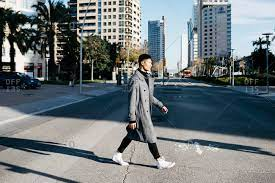
#> input picture Example-1.jpg, 275 x 183 px
$ python human_counter_machine.py --image Example-1.jpg
#> lines starting #> are read from the running program, lines starting #| are printed output that depends on the picture; after the words box and inside, x2 and y2 are one past the last pixel; in counts of white or black regions, pixels touching at a corner belong together
import cv2
import imutils
from imutils.object_detection import non_max_suppression
import numpy as np
import argparse


# Initialize the HOG descriptor/people detector
HOGCV = cv2.HOGDescriptor()
HOGCV.setSVMDetector(cv2.HOGDescriptor_getDefaultPeopleDetector())

def MainDetector(image):
    (rects, weights) = HOGCV.detectMultiScale(image, winStride=(4, 4),padding=(7, 7), scale=1.05)
    # Converting image parts(x,y,w,h) into numpy array
    rects = np.array([[x, y, x + w, y + h] for (x, y, w, h) in rects])
    # Applies non-max supression from imutils package to kick-off overlapped boxes
    result = non_max_suppression(rects, probs=None, overlapThresh=0.65)
    return result


# Giving the arguments function (in this func we just set an image argument)
def ArgParser():
    ap = argparse.ArgumentParser()
    ap.add_argument("-i", "--image", default=None, help="path to image test file directory")
    args = vars(ap.parse_args())
    return args


# Detector, Counter and Rectangle drawer function
def People_Detector_Counter(image_path):
#> called with image_path = 'Example-1.jpg'
    result = []
    # Read image and resize it
    image = cv2.imread(image_path)
#> image is the input picture: shape (183, 275, 3); mean B, G, R 121.5, 118.4, 110.2
    image = imutils.resize(image, width=min(400, image.shape[1]))
    clone = image.copy()
    if len(image) <= 0:
        print("[ERROR] Could not read your local image")
        return result
    print("[INFO] Detecting people")
    result = MainDetector(image)
#> in MainDetector, `(rects, weights) = HOGCV.detectMultiScale(image, winStride=(4, 4),padd..`: rects = [[108, 38, 72, 144]]; weights = [1.06]
#> in MainDetector, `rects = np.array([[x, y, x + w, y + h] for (x, y, w, h) in rects])`: rects = [[108, 38, 180, 182]]
#> result = [[108, 38, 180, 182]]

    # Drawing rectangle around the people and count them with a loop
    counter = 0
    for (xA, yA, xB, yB) in result:
        cv2.rectangle(image, (xA, yA), (xB, yB), (0, 255, 0), 2)
        counter += 1
#> this loop made 1 pass
#> (xA, yA, xB, yB, counter) on pass 1: (108, 38, 180, 182, 1)
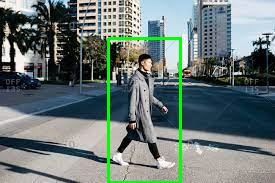
#> image: shape (183, 275, 3); 2.42% of pixels changed, all inside (x1, y1, x2, y2) = (107, 37, 182, 183)
#> after the loop, counter = 1

    print(f"[INFO] People Count : {counter}")
#| [INFO] People Count : 1
    cv2.imshow("result", image)
    cv2.waitKey(0)
    cv2.destroyAllWindows()

    # Saving the result image after the drawing rectangles
    cv2.imwrite("result.png", np.hstack((clone, image)))
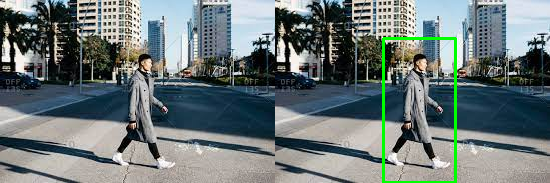
#> saved as result.png: shape (183, 550, 3); mean B, G, R 119.8, 119.9, 108.7
    return (result, image)


# Giving the image path then check it
def Check_Save(args):
    image_path = args["image"]

    if image_path != None:
        print("[INFO] Attempting to read image")
        (result, image) = People_Detector_Counter(image_path)
#> result = [[108, 38, 180, 182]]
        print("[INFO] Saving result image")


def main():
    args = ArgParser()
    Check_Save(args)


if __name__ == '__main__':
    main()

$ run again, on Example-3.png
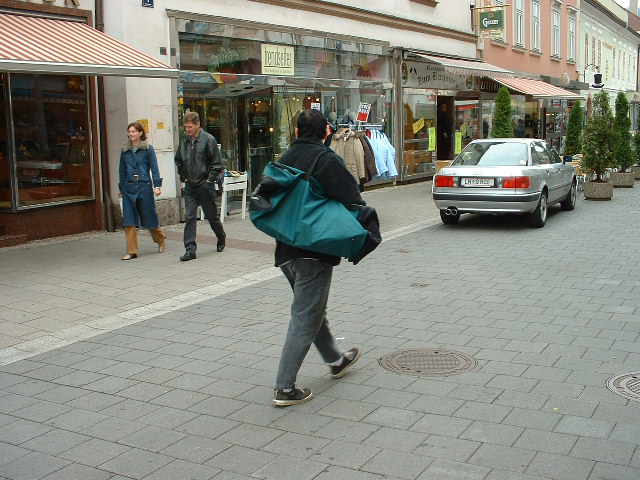
#> input picture Example-3.png, 640 x 480 px
#> in People_Detector_Counter, image is the input picture: shape (480, 640, 3); mean B, G, R 126, 135.7, 134.2
#> in MainDetector, `(rects, weights) = HOGCV.detectMultiScale(image, winStride=(4, 4),padd..`: rects = [[89, 46, 71, 142], [51, 58, 69, 139], [138, 39, 119, 238]]; weights = [1.93, 1.16, 1.75]
#> in MainDetector, `rects = np.array([[x, y, x + w, y + h] for (x, y, w, h) in rects])`: rects = [[89, 46, 160, 188], [51, 58, 120, 197], [138, 39, 257, 277]]
#> in MainDetector, `result = non_max_suppression(rects, probs=None, overlapThresh=0.65)`: result = [[138, 39, 257, 277], [51, 58, 120, 197], [89, 46, 160, 188]]
#> the loop in People_Detector_Counter, `for (xA, yA, xB, yB) in result:` made 3 passes
#> after the loop in People_Detector_Counter, `for (xA, yA, xB, yB) in result:`:
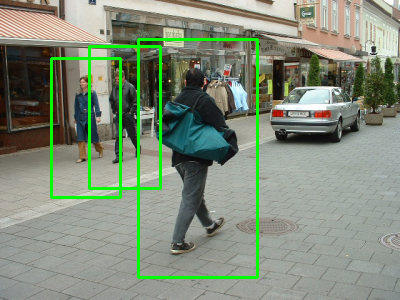
#> image: shape (300, 400, 3); mean B, G, R 121.7, 140.8, 129.4
#> after the loop in People_Detector_Counter, `for (xA, yA, xB, yB) in result:`: counter = 3
#| [INFO] People Count : 3
#> in People_Detector_Counter, `cv2.imwrite("result.png", np.hstack((clone, image)))`:
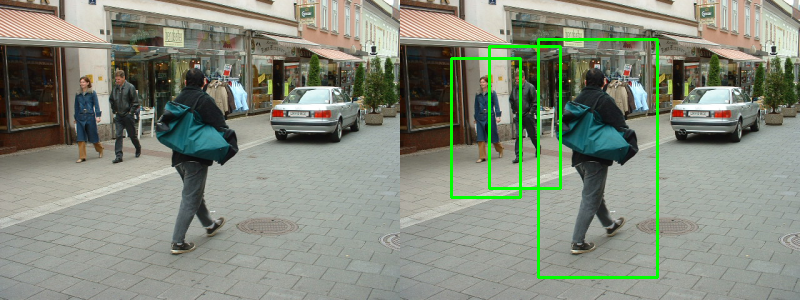
#> saved as result.png: shape (300, 800, 3); mean B, G, R 123.8, 138.2, 131.8
